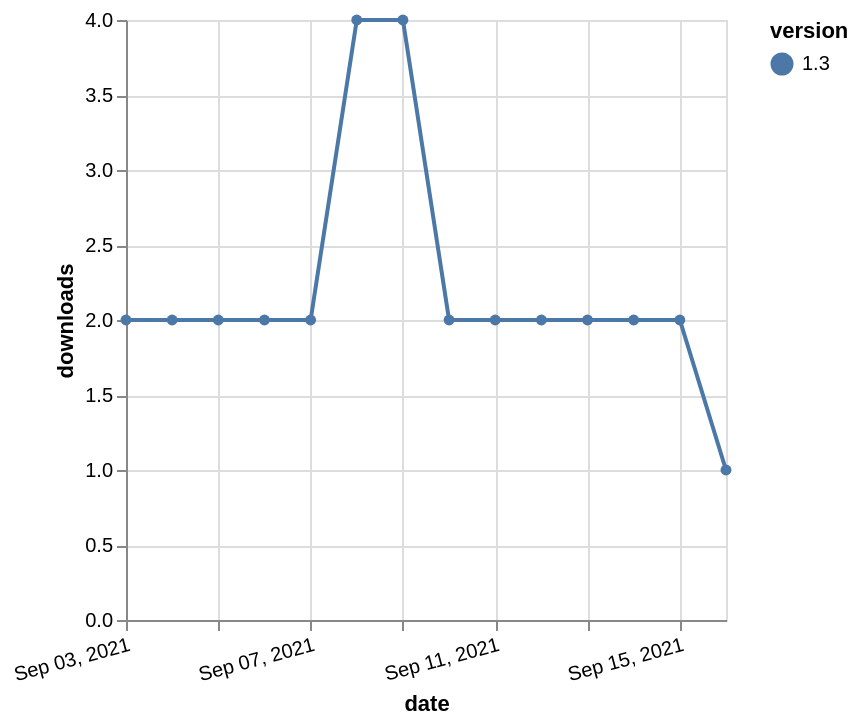

Write the Vega-Lite specification saved for this chart.
### Vega-Lite specification from a JSON file in a GitHub repository (floating-point values rounded to 4 significant figures)
{"$schema": "https://vega.github.io/schema/vega-lite/v5.json", "description": "A simple bar chart with embedded data.", "data": {"values": [{"date": "2021-09-03", "total": 3259, "delta": 2, "version": "1.3"}, {"date": "2021-09-04", "total": 3261, "delta": 2, "version": "1.3"}, {"date": "2021-09-05", "total": 3263, "delta": 2, "version": "1.3"}, {"date": "2021-09-06", "total": 3265, "delta": 2, "version": "1.3"}, {"date": "2021-09-07", "total": 3267, "delta": 2, "version": "1.3"}, {"date": "2021-09-08", "total": 3271, "delta": 4, "version": "1.3"}, {"date": "2021-09-09", "total": 3275, "delta": 4, "version": "1.3"}, {"date": "2021-09-10", "total": 3277, "delta": 2, "version": "1.3"}, {"date": "2021-09-11", "total": 3279, "delta": 2, "version": "1.3"}, {"date": "2021-09-12", "total": 3281, "delta": 2, "version": "1.3"}, {"date": "2021-09-13", "total": 3283, "delta": 2, "version": "1.3"}, {"date": "2021-09-14", "total": 3285, "delta": 2, "version": "1.3"}, {"date": "2021-09-15", "total": 3287, "delta": 2, "version": "1.3"}, {"date": "2021-09-16", "total": 3288, "delta": 1, "version": "1.3"}]}, "width": "container", "mark": {"type": "line", "point": {"filled": true}}, "encoding": {"x": {"field": "date", "type": "temporal", "timeUnit": "yearmonthdate", "title": "date", "axis": {"labelAngle": -15}}, "y": {"field": "delta", "type": "quantitative", "title": "downloads"}, "color": {"field": "version", "type": "nominal"}, "tooltip": {"field": "delta"}}}
